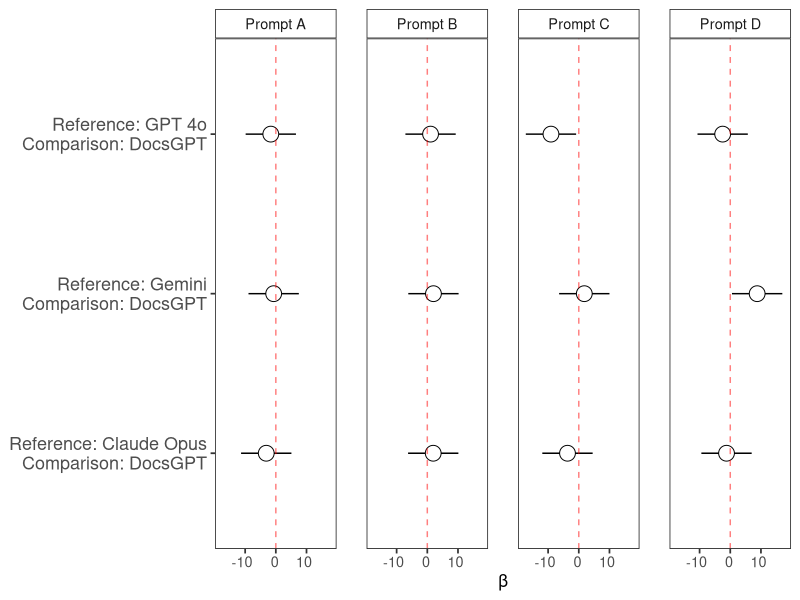

Reproduce this figure in R.


# libraries --------------------------------------------------------------------
library(tidyverse)
library(cowplot)


# df ---------------------------------------------------------------------------
df <- tribble(
  ~prompt_type, ~Reference, ~Comparison, ~estimate, ~CI_lower, ~CI_upper, ~pval_chr,
  "a", "Gemini", "DougallGPT", -5.71, -13.91, 2.49, "0.25",
  "a", "Claude Opus", "DougallGPT", -8.13, -16.34, 0.07, "0.054",
  "a", "DocsGPT", "DougallGPT", -5.01, -13.21, 3.19, "0.255",
  "a", "GPT 4o", "DougallGPT", -3.37, -11.57, 4.83, "0.472",
  "b", "Gemini", "DougallGPT", -7.89, -16.09, 0.31, "0.017",
  "b", "Claude Opus", "DougallGPT", -7.96, -16.16, 0.24, "0.017",
  "b", "DocsGPT", "DougallGPT", -9.89, -18.09, -1.69, "0.004",
  "b", "GPT 4o", "DougallGPT", -10.95, -19.15, -2.75, "0.002",
  "c", "Gemini", "DougallGPT", -17.11, -25.31, -8.91, "<0.001",
  "c", "Claude Opus", "DougallGPT", -22.59, -30.79, -14.39, "<0.001",
  "c", "DocsGPT", "DougallGPT", -18.9, -27.11, -10.7, "<0.001",
  "c", "GPT 4o", "DougallGPT", -9.83, -18.04, -1.63, "0.002",
  "d", "Gemini", "DougallGPT", -4.45, -12.65, 3.76, "0.181",
  "d", "Claude Opus", "DougallGPT", -14.43, -22.64, -6.23, "<0.001",
  "d", "DocsGPT", "DougallGPT", -13.21, -21.41, -5.01, "<0.001",
  "d", "GPT 4o", "DougallGPT", -10.73, -18.94, -2.53, "<0.001",
  
  "a", "Gemini", "DocsGPT", -0.7, -8.91, 7.5, "0.809",
  "a", "Claude Opus", "DocsGPT", -3.12, -11.33, 5.08, "0.472",
  "a", "GPT 4o", "DocsGPT", -1.64, -9.84, 6.56, "0.637",
  "a", "DougallGPT", "DocsGPT", -5.01, -13.21, 3.19, "0.255",
  "b", "Gemini", "DocsGPT", 2, -6.2, 10.2, "0.634",
  "b", "Claude Opus", "DocsGPT", 1.93, -6.27, 10.13, "0.634",
  "b", "GPT 4o", "DocsGPT", 1.06, -7.14, 9.26, "0.796",
  "b", "DougallGPT", "DocsGPT", -9.89, -18.09, -1.69, "0.004",
  "c", "Gemini", "DocsGPT", 1.8, -6.41, 10, "0.537",
  "c", "Claude Opus", "DocsGPT", -3.68, -11.89, 4.52, "0.229",
  "c", "GPT 4o", "DocsGPT", -9.07, -17.27, -0.87, "0.003",
  "c", "DougallGPT", "DocsGPT", -18.9, -27.11, -10.7, "<0.001",
  "d", "Gemini", "DocsGPT", 8.77, 0.56, 16.97, "0.005",
  "d", "Claude Opus", "DocsGPT", -1.22, -9.42, 6.98, "0.675",
  "d", "GPT 4o", "DocsGPT", -2.48, -10.68, 5.72, "0.438",
  "d", "DougallGPT", "DocsGPT", -13.21, -21.41, -5.01, "<0.001",
  
  "a", "General", "Medicine", -3.23, -7.3, 0.83, "0.118",
  "b", "General", "Medicine", -3.99, -8.05, 0.07, "0.054",
  "c", "General", "Medicine", -7.06, -11.12, -2.99, "<0.001",
  "d", "General", "Medicine", -3.26, -7.33, 0.8, "0.115"
)


# format labels ----------------------------------------------------------------
df_docsgpt <- df %>%
  
  filter(
    Comparison == "DocsGPT",
    Reference != "DougallGPT"
    ) %>%
  
  mutate(
    
    prompt_type = factor(
      prompt_type, 
      levels = c("a", "b", "c", "d")
    ),
    
    y_label = paste0(
      "Reference: ", 
      Reference, 
      "\nComparison: ", 
      Comparison
    )
    
  )

# plot -------------------------------------------------------------------------
plot_posthoc_readability_docsgpt <- 
  
  ggplot(
    
    df_docsgpt, 
    
    aes(
      y = y_label, 
      x = estimate
    )
    
  ) +
    
  geom_errorbarh(
    
    aes(
      xmin = CI_lower, 
      xmax = CI_upper
    ), 
    
    height = 0, 
    size = 0.5,
    color = "black"
    
  ) +
  
  geom_point(
    
    size = 5,
    pch = 21,
    color = "black",
    fill = "white"
    
  ) +
  
  geom_vline(
    
    xintercept = 0, 
    linetype = "dashed", 
    color = "red",
    alpha = 0.5,
    linewidth = 0.5
    
  ) +
  
  scale_x_continuous(
    limits = c(-18, 18),
    breaks = c(-10, 0, 10),
    oob = scales::oob_squish
  ) +
  
  labs(
    
    x = "β", 
    
    y = NULL
    
  ) +
  
  theme_bw(
    base_size = 13
  ) +
  
  theme(
    
    panel.grid = element_blank(),
    strip.background = element_rect(fill = "white"),
    panel.spacing = unit(1.5, "lines"),
    axis.text.y = element_text(size = 13),
    axis.text.x = element_text(hjust = 0.65, margin = margin(r = 5, t = 2, b = 2)),
    axis.title.x = element_text(margin = margin(b = 0))
  ) +

    facet_wrap(
      ~prompt_type, 
      nrow = 1,
      
      labeller = labeller(
        
        prompt_type = c(
          "a" = "Prompt A", 
          "b" = "Prompt B", 
          "c" = "Prompt C", 
          "d" = "Prompt D"
        )
        
      )
      
    ) 
  
print(plot_posthoc_readability_docsgpt)
